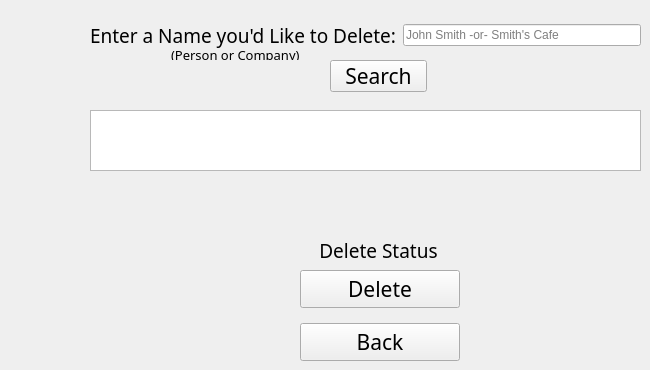
      <widget class="QWidget" name="customerDelete">
       <widget class="QTableView" name="table_search">
        <property name="geometry">
         <rect>
          <x>90</x>
          <y>110</y>
          <width>551</width>
          <height>61</height>
         </rect>
        </property>
       </widget>
       <widget class="QWidget" name="gridLayoutWidget_8">
        <property name="geometry">
         <rect>
          <x>90</x>
          <y>20</y>
          <width>551</width>
          <height>31</height>
         </rect>
        </property>
        <layout class="QGridLayout" name="gridLayout_2">
         <item row="0" column="0">
          <widget class="QLabel" name="label_28">
           <property name="font">
            <font>
             <family>Heiti SC</family>
             <pointsize>14</pointsize>
            </font>
           </property>
           <property name="text">
            <string>Enter a Name you'd Like to Delete:</string>
           </property>
          </widget>
         </item>
         <item row="0" column="1">
          <widget class="QLineEdit" name="name_search">
           <property name="placeholderText">
            <string>John Smith -or- Smith's Cafe</string>
           </property>
          </widget>
         </item>
        </layout>
       </widget>
       <widget class="QWidget" name="verticalLayoutWidget_4">
        <property name="geometry">
         <rect>
          <x>300</x>
          <y>270</y>
          <width>160</width>
          <height>91</height>
         </rect>
        </property>
        <layout class="QVBoxLayout" name="verticalLayout_4">
         <item>
          <widget class="QPushButton" name="delete_customer">
           <property name="font">
            <font>
             <family>Heiti SC</family>
             <pointsize>16</pointsize>
            </font>
           </property>
           <property name="text">
            <string>Delete</string>
           </property>
          </widget>
         </item>
         <item>
          <spacer name="verticalSpacer_8">
           <property name="orientation">
            <enum>Qt::Vertical</enum>
           </property>
           <property name="sizeHint" stdset="0">
            <size>
             <width>20</width>
             <height>40</height>
            </size>
           </property>
          </spacer>
         </item>
         <item>
          <widget class="QPushButton" name="pushButton_6">
           <property name="font">
            <font>
             <family>Heiti SC</family>
             <pointsize>16</pointsize>
            </font>
           </property>
           <property name="text">
            <string>Back</string>
           </property>
          </widget>
         </item>
        </layout>
       </widget>
       <widget class="QLabel" name="delete_status">
        <property name="geometry">
         <rect>
          <x>248</x>
          <y>240</y>
          <width>261</width>
          <height>20</height>
         </rect>
        </property>
        <property name="font">
         <font>
          <family>Heiti SC</family>
          <pointsize>14</pointsize>
         </font>
        </property>
        <property name="text">
         <string>Delete Status</string>
        </property>
        <property name="alignment">
         <set>Qt::AlignCenter</set>
        </property>
       </widget>
       <widget class="QPushButton" name="search_customer">
        <property name="geometry">
         <rect>
          <x>330</x>
          <y>60</y>
          <width>97</width>
          <height>32</height>
         </rect>
        </property>
        <property name="font">
         <font>
          <family>Heiti SC</family>
          <pointsize>16</pointsize>
         </font>
        </property>
        <property name="text">
         <string>Search</string>
        </property>
       </widget>
       <widget class="QLabel" name="label_39">
        <property name="geometry">
         <rect>
          <x>90</x>
          <y>50</y>
          <width>233</width>
          <height>10</height>
         </rect>
        </property>
        <property name="font">
         <font>
          <family>Heiti SC</family>
          <pointsize>10</pointsize>
         </font>
        </property>
        <property name="text">
         <string>                        (Person or Company)</string>
        </property>
       </widget>
      </widget>
